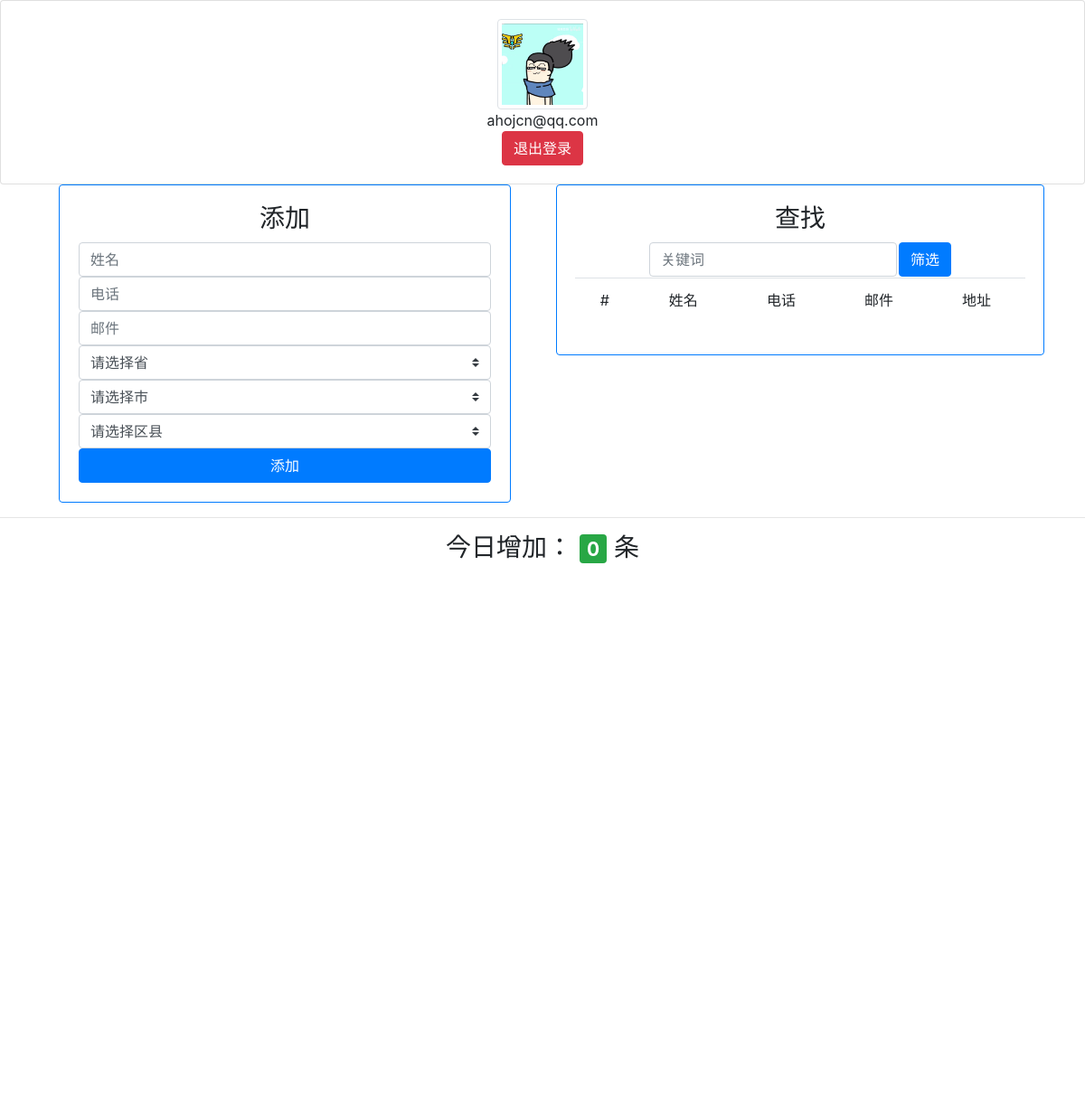
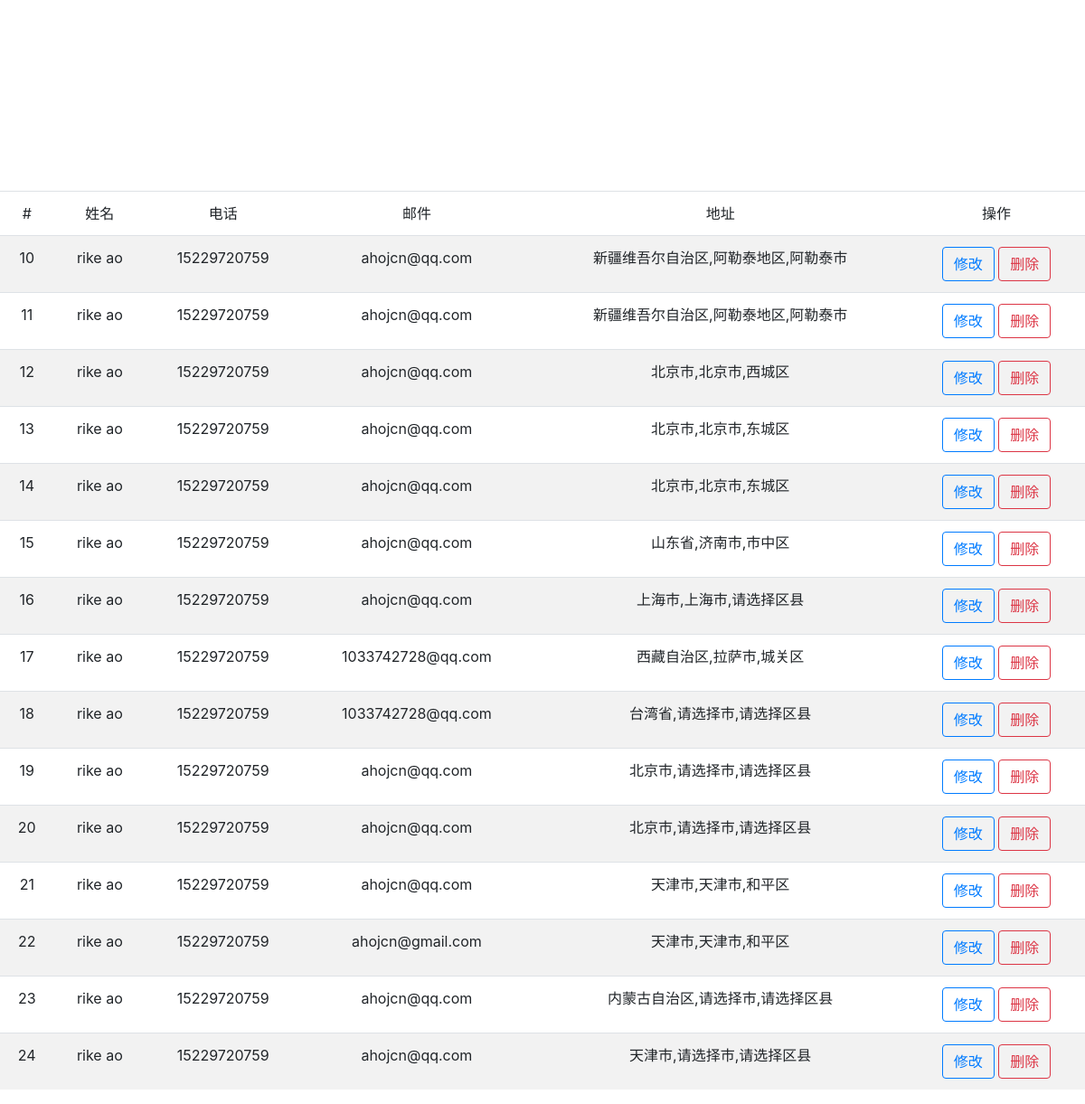
Page / (signed in) on the earlier database version (2 pictures, top to bottom).
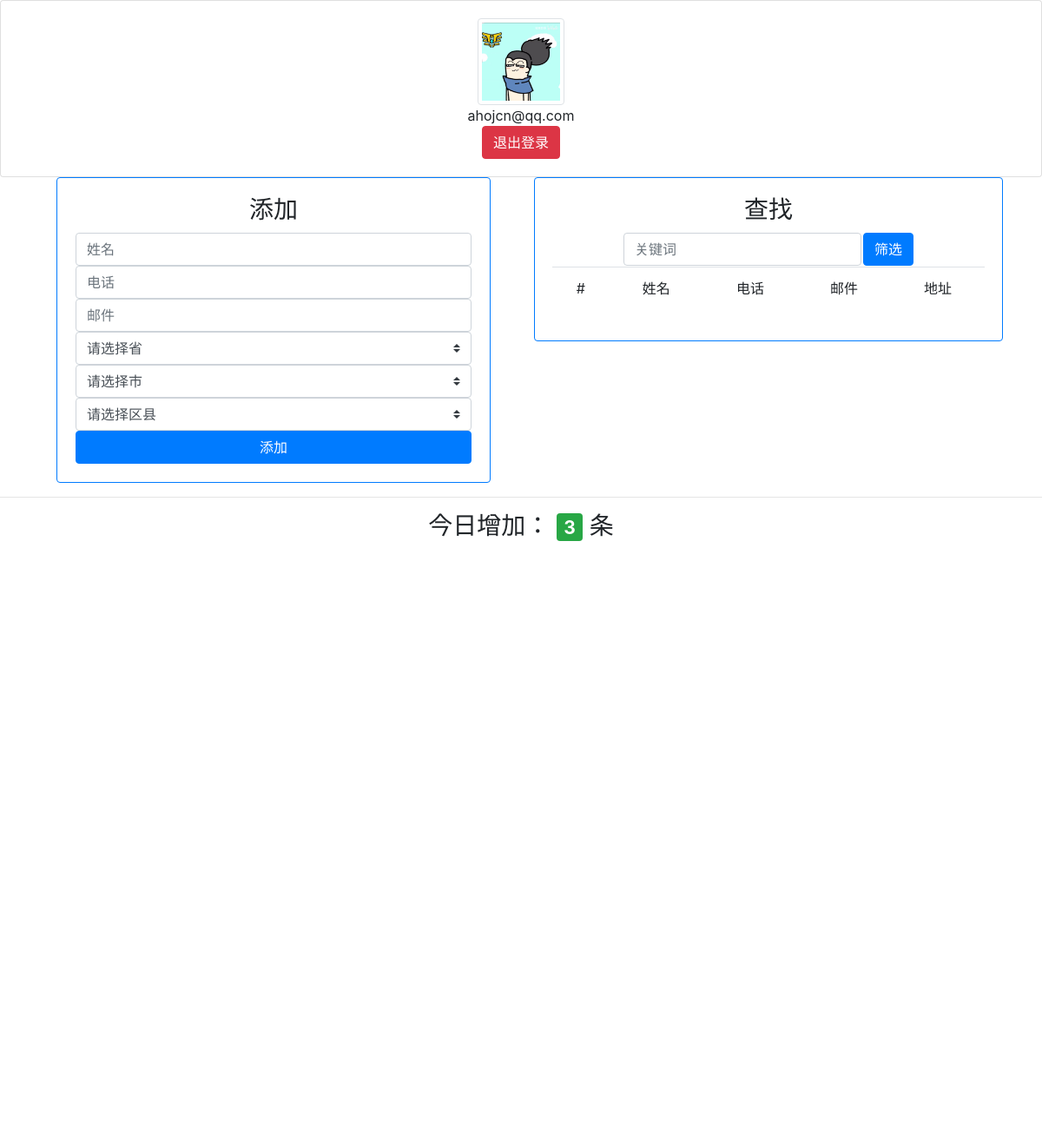
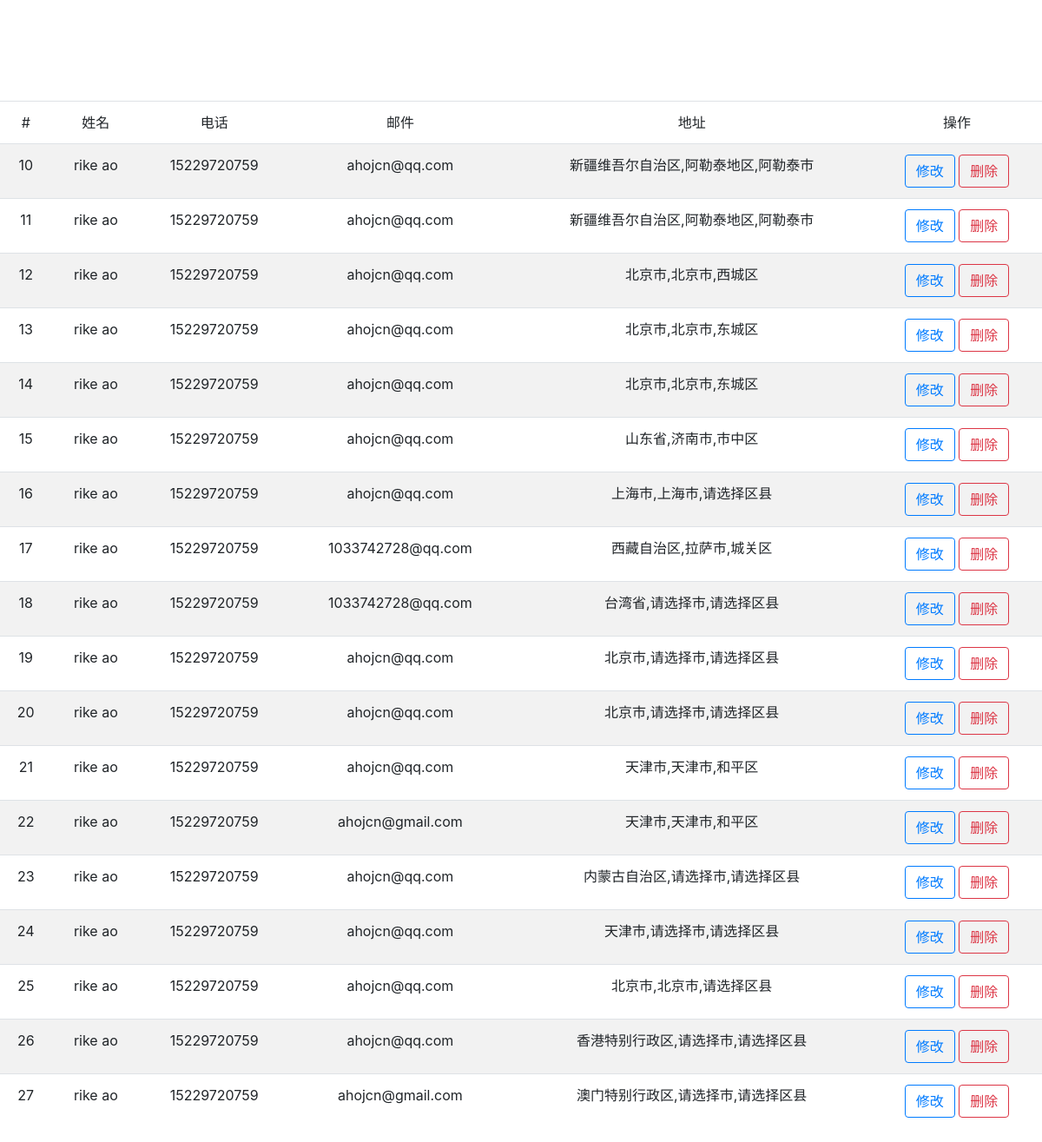
Same page on the later database version (2 pictures, top to bottom).
### app/models.py (models this page shows)
class UserBase(models.Model):
    USER_GENDER = (
        (0, '保密'),
        (1, '男'),
        (2, '女'),
    )
    email = models.CharField(max_length=128, unique=True, null=False, blank=False, verbose_name='邮箱')
    name = models.CharField(max_length=128, verbose_name='姓名')
    gender = models.SmallIntegerField(default=0, choices=USER_GENDER, verbose_name='性别')
    pwd = models.CharField(max_length=256, null=False, blank=False, verbose_name='密码')
    tel = models.CharField(max_length=64, verbose_name='手机号')
    reg_time = models.DateTimeField(auto_now_add=True, verbose_name='注册时间')
    avatar = models.TextField(default='/static/img/avatar/default_avatar.jpg', verbose_name='头像')
    is_active = models.BooleanField(default=False, verbose_name='是否激活')

class AddressBook(models.Model):
    user = models.ForeignKey(to=UserBase, on_delete=models.CASCADE, verbose_name='所属用户')
    name = models.CharField(max_length=128, null=False, blank=False, verbose_name='姓名')
    tel = models.CharField(max_length=64, verbose_name='电话')
    email = models.CharField(max_length=128, verbose_name='邮箱')
    addr = models.CharField(max_length=1024, verbose_name='地址')
    add_time = models.DateTimeField(auto_now_add=True, verbose_name='添加时间')

### app/views.py (the view)
# urls.py: path('', views.index),  # 首页
def index(request):
    context = {'status': 0, 'msg': '', 'data': {}}
    if request.method == 'GET':
        user_id = request.session.get('user_id')
        user = models.UserBase.objects.filter(id=user_id)
        if len(user) == 0:
            return redirect(to=login)
        user = user[0]
        context['data'] = {
            'user_id': user.id,
            'is_active': user.is_active,
            'email': user.email,
            'tel': user.tel,
            'reg_time': user.reg_time,
            'avatar': user.avatar,
            'gender': user.gender,
            'name': user.name,
        }
        addr_books = models.AddressBook.objects.filter(user=user)
        tmp = []
        for item in addr_books:
            tmp.append({
                'id': item.id,
                'name': item.name,
                'tel': item.tel,
                'email': item.email,
                'addr': item.addr,
                'add_time': item.add_time
            })
        context['data'].update({'addr_books': tmp})
        now = datetime.datetime.now()
        start = now - datetime.timedelta(hours=23, minutes=59, seconds=59)
        today_addr_book = models.AddressBook.objects.filter(user=user, add_time__gt=start)
        context['data'].update({'toady_add': len(today_addr_book)})
        return render(request, 'home.html', context=context)

### templates/home.html (shortened to what this page needs)
<!DOCTYPE html>
<html lang="en">
<head>
    <link href="https://cdn.bootcss.com/twitter-bootstrap/4.3.1/css/bootstrap.min.css" rel="stylesheet">
</head>
<body>
<div>
    <div style="text-align: center;">
        <div style="display: inline;">
            <div class="card">
                <div class="card-body">
                    <img class="img-thumbnail" id="avatar" src="{{ data.avatar }}"
                         style="width: 100px">
                    <br>
                    <span>{{ data.email }}</span>
                    <form method="post" action="/logout/">
                        <button type="submit" class="btn btn-danger">退出登录</button>
                    </form>
                </div>
            </div>
            <div class="container">
                <div class="row">
                    <div class="col-sm">
                        <div class="card border-primary" style="width: 500px; margin: 0 auto;">
                            <div class="card-body">
                                <h3>添加</h3>
                                <table align="center" style="border: #007bff">
                                    <tr>
                                        <td>
                                            <input id="add_name" class="form-control" name="name" placeholder="姓名">
                                            <input id="add_tel" class="form-control" name="tel" placeholder="电话">
                                            <input id="add_email" class="form-control" name="email" placeholder="邮件">
                                            <select class="custom-select" id="pro">
                                                <option value="">请选择省</option>
                                            </select>
                                            <select class="custom-select" id="city">
                                                <option value="">请选择市</option>
                                            </select>
                                            <select class="custom-select" id="dis">
                                                <option value="">请选择区县</option>
                                            </select>
                                            <button class="btn btn-primary" id="btn_add" style="width: 100%">
                                                添加
                                            </button>
                                        </td>
                                    </tr>
                                </table>
                            </div>
                        </div>
                    </div>
                    <div class="col-sm">
                        <div class="card border-primary" style="margin: 0 auto;">
                            <div class="card-body">
                                <h3>查找</h3>
                                <form action="/search/" method="post">
                                    <table align="center">
                                        <tr>
                                            <td>
                                                <input class="form-control" name="key" type="text" placeholder="关键词">
                                            </td>
                                            <td>
                                                <button class="btn btn-primary" type="submit">筛选</button>
                                            </td>
                                        </tr>
                                    </table>
                                </form>
                                <table class="table table-striped" align="center">
                                    <thead>
                                    <tr>
                                        <td scope="col">#</td>
                                        <td scope="col">姓名</td>
                                        <td scope="col">电话</td>
                                        <td scope="col">邮件</td>
                                        <td scope="col">地址</td>
                                    </tr>
                                    </thead>
                                </table>
                            </div>
                        </div>
                    </div>
                </div>
            </div>
            <hr>
            <div>
                <h3>
                    今日增加：
                    <span class="badge badge-success">{{ data.toady_add }}</span>
                    条
                </h3>
                <div id="container" style="width: 600px;height:400px; margin: 0 auto"></div>
                <div id="china_map" style="width: 600px;height:400px; margin: 0 auto"></div>
                <table class="table table-striped">
                    <thead>
                    <tr>
                        <td scope="col">#</td>
                        <td scope="col">姓名</td>
                        <td scope="col">电话</td>
                        <td scope="col">邮件</td>
                        <td scope="col">地址</td>
                        <td scope="col">操作</td>
                    </tr>
                    </thead>
                    <tbody>
                    {% for item in data.addr_books %}
                        <tr>
                            <td>
                                {% if item.id == '' %}
                                    -
                                {% else %}
                                    {{ item.id }}
                                {% endif %}
                            </td>
                            <td>
                                {% if item.name == '' %}
                                    -
                                {% else %}
                                    {{ item.name }}
                                {% endif %}
                            </td>
                            <td>
                                {% if item.tel == '' %}
                                    -
                                {% else %}
                                    {{ item.tel }}
                                {% endif %}
                            </td>
                            <td>
                                {% if item.email == '' %}
                                    -
                                {% else %}
                                    {{ item.email }}
                                {% endif %}
                            </td>
                            <td>
                                {% if item.addr == '' %}
                                    -
                                {% else %}
                                    {{ item.addr }}
                                {% endif %}
                            </td>
                            <td>
                                <button class="btn btn-outline-primary" data-toggle="modal" data-target="#myModal1">修改
                                </button>
                                <button class="btn btn-outline-danger" data-toggle="modal" data-target="#myModal2">删除
                                </button>
                            </td>
                        </tr>
                    {% endfor %}
                    </tbody>
                </table>
            </div>
        </div>
    </div>
</div>
</body>
</html>

Differences in the rows shown:
added AddressBook: name "rike ao", tel "15229720759", email "ahojcn@qq.com", addr "北京市,北京市,请选择区县"
added AddressBook: name "rike ao", tel "15229720759", email "ahojcn@qq.com", addr "香港特别行政区,请选择市,请选择区县"
added AddressBook: name "rike ao", tel "15229720759", email "ahojcn@gmail.com", addr "澳门特别行政区,请选择市,请选择区县"
Other differences:
{{ data.toady_add }}: "0" → "3"
new list line: "25 修改 删除"
new list line: "26 修改 删除"
new list line: "27 修改 删除"
